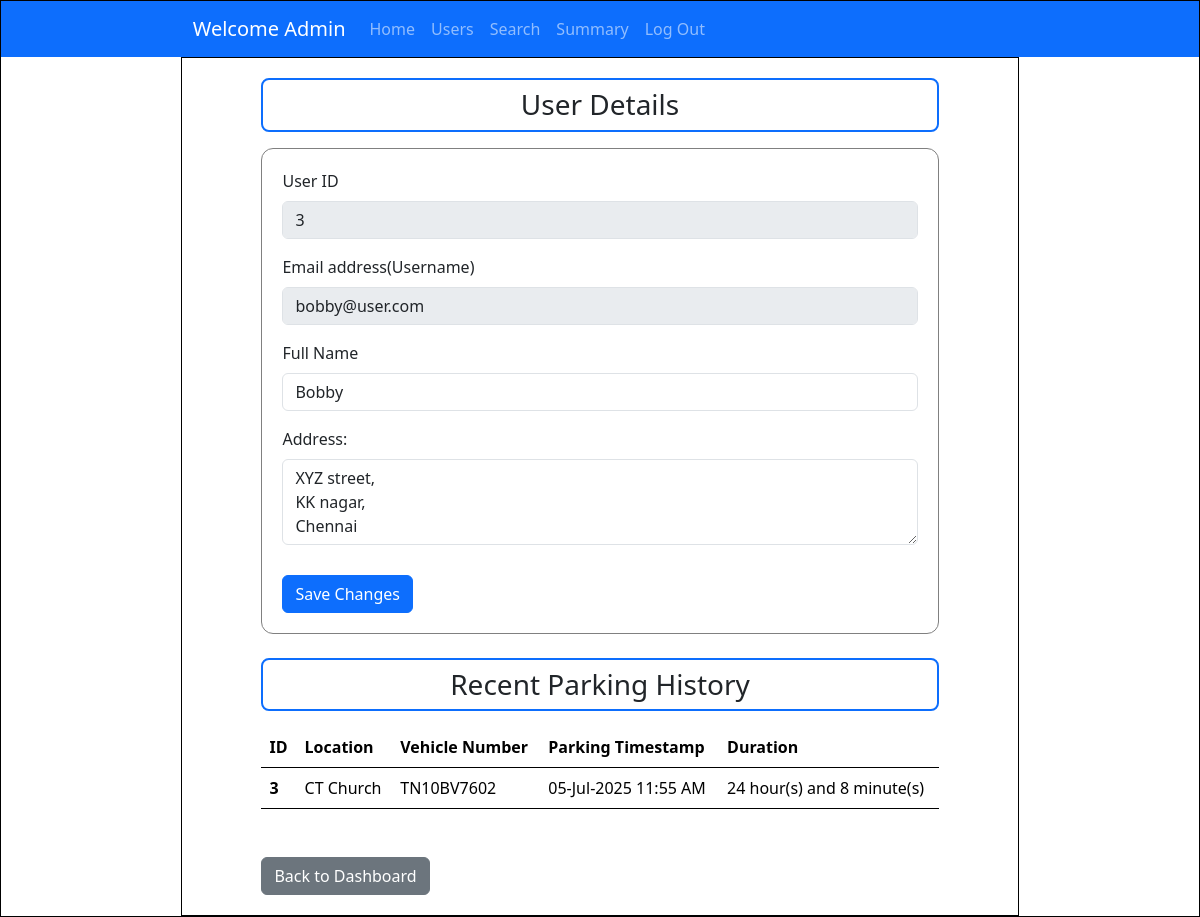
Page /user_details/3 on the earlier database version.
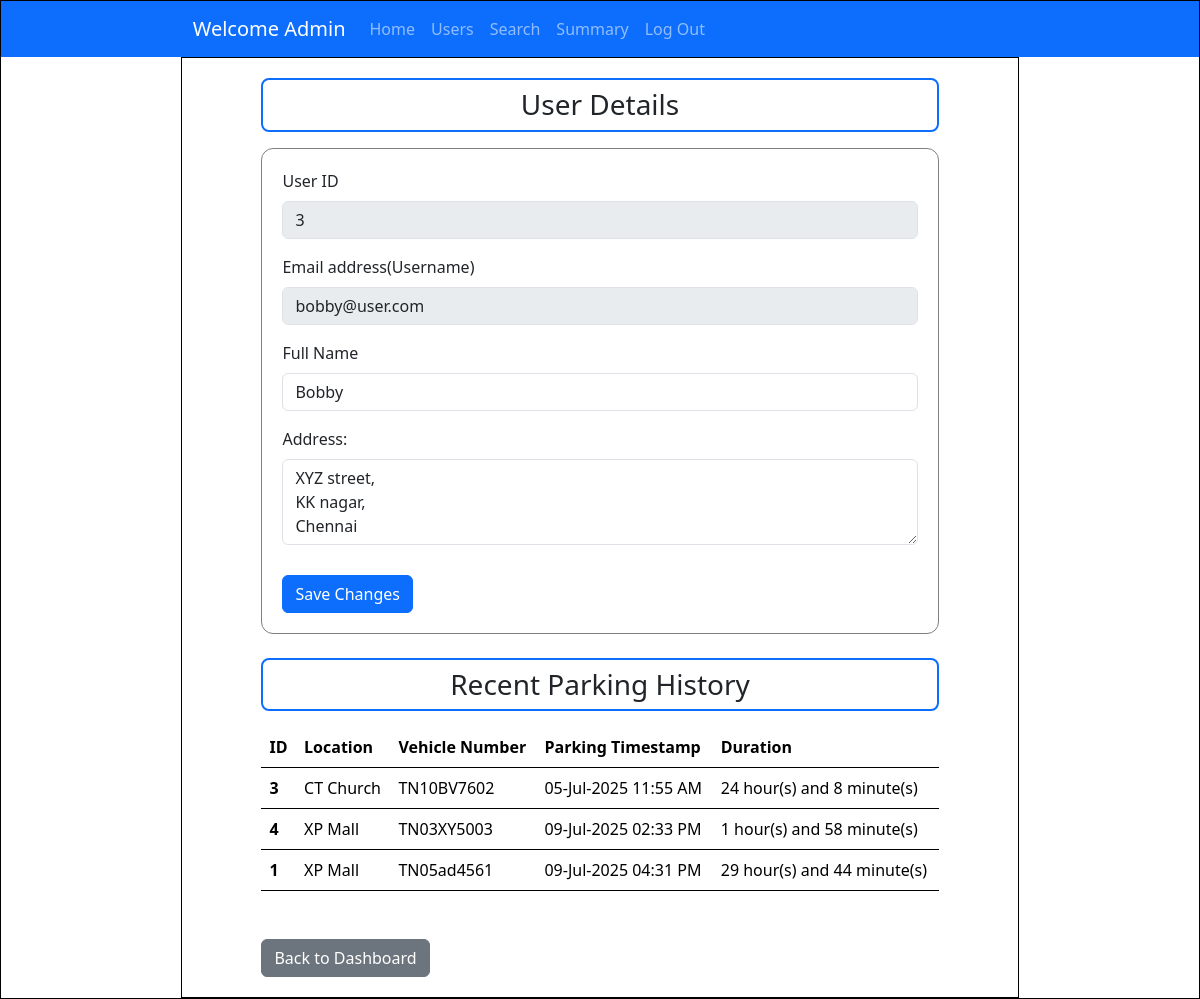
Same page on the later database version.
### controllers/models.py (models this page shows)
class ParkingLot(db.Model):
    id = db.Column(db.Integer, primary_key = True)
    prime_location_name = db.Column(db.String, nullable=False)
    price = db.Column(db.Integer, nullable=False)
    address = db.Column(db.String, nullable=False)
    pincode = db.Column(db.Integer,nullable = False)
    maximum_spots = db.Column(db.Integer, nullable=False)
    active = db.Column(db.Boolean, nullable=False, default=True)
    spots = db.relationship('ParkingSpot', backref='lot')

class Reservation(db.Model):
    id = db.Column(db.Integer, primary_key = True)
    spot_id = db.Column(db.Integer, db.ForeignKey('parking_spot.id'), nullable=False)
    user_id = db.Column(db.Integer, db.ForeignKey('user.id'), nullable = False)
    lot_id = db.Column(db.Integer, db.ForeignKey('parking_lot.id'), nullable = False)
    parking_timestamp = db.Column(db.DateTime(timezone=True), nullable=False)
    leaving_timestamp = db.Column(db.DateTime(timezone=True), nullable=True)
    parking_price = db.Column(db.Integer, nullable=False)
    cost = db.Column(db.Integer, nullable=True)
    vehicle_no = db.Column(db.String, nullable=False)

### controllers/controller.py (the view)
@app.route('/user_details/<int:user_id>', methods=["GET","POST"])
def user_details(user_id):
    user=User.query.filter_by(id=user_id).first()
    reservations = Reservation.query.filter_by(user_id=user_id)
    parking_history = []
    for event in reservations:
        lot = ParkingLot.query.filter_by(id=event.lot_id).first()
        duration='Not yet released'
        if event.leaving_timestamp!=None:
            total_minutes = int((event.leaving_timestamp - event.parking_timestamp).total_seconds() / 60)
            duration = "{} hour(s) and {} minute(s)".format(total_minutes//60, total_minutes%60 )
        parking_history.append({"booking": event, "lot": lot, "duration": duration })
    if request.method == "POST":
        user.name=request.form.get("name")
        user.address=request.form.get("address")
        db.session.commit()
        return redirect(url_for("user_details", user_id=user.id))
    return render_template("user_details.html",user=user, history=parking_history)

### templates/user_details.html (shortened to what this page needs)
<!DOCTYPE html>
<html lang="en">
<head>
    <link href="https://cdn.jsdelivr.net/npm/bootstrap@5.3.6/dist/css/bootstrap.min.css" rel="stylesheet"
>
    <link rel="stylesheet" href="../static/style.css">
</head>
<body>
    <div id="main">
        <nav class="navbar navbar-expand-lg bg-primary" data-bs-theme="dark">
            <div class="container-fluid">
                <a class="navbar-brand" href="#">Welcome Admin</a>
                <div class="collapse navbar-collapse" id="navbarNavAltMarkup">
                    <div class="navbar-nav">
                        <a class="nav-link" href="/admin_dashboard">Home</a>
                        <a class="nav-link" href="/admin_dashboard/users">Users</a>
                        <a class="nav-link" href="/admin_dashboard/search">Search</a>
                        <a class="nav-link" href="/admin_dashboard/summary">Summary</a>
                        <a class="nav-link" href="/login">Log Out</a>
                    </div>
                </div>
            </div>
        </nav>
        <div id="canvas">
            <div class="h3 text-center pt-2 pb-2 mb-3 rounded-3 border border-2 border-primary" style="margin: auto; width: 85%;">User Details</div>
            <div id="form-body" style="width: 85%; margin-top: 0px; margin:auto;">
                <form action="/user_details/{{ user.id }}" method="post">
                    <div class="mb-3">
                        <label for="userid" class="form-label">User ID</label>
                        <input class="form-control" type="text" name="user_id" value="{{ user.id }}"
                            aria-label="readonly input example" disabled readonly>
                    </div>
                    <div class="mb-3">
                            <label for="username" class="form-label">Email address(Username)</label>
                            <input class="form-control" type="text" name="username" value="{{ user.username }}"
                            aria-label="readonly input example" disabled readonly>
                        </div>
                    <div class="mb-3">
                        <label for="name" class="form-label">Full Name</label>
                        <input class="form-control" type="text" name="name" value="{{ user.name }}"
                            >
                    </div>
                    <div class="mb-3">
                        <label for="vehicle_no" class="form-label">Address:</label>
                        <textarea class="form-control" name="address" id="address" rows="3">{{ user.address }}</textarea>
                    </div>
                    <div style="margin-top: 30px;">
                        <input type="submit" class="btn btn-primary" value="Save Changes">
                    </div>
                </form>
            </div>
            <div class="h3 text-center pt-2 pb-2 mb-3 mt-4 rounded-3 border border-2 border-primary" style="margin: auto; width: 85%;">Recent Parking History</div>
            <table class="table mb-5" style="margin: auto; width: 85%; border: 2px;">
                <thead>
                    <tr>
                        <th scope="col">ID</th>
                        <th scope="col">Location</th>
                        <th scope="col">Vehicle Number</th>
                        <th scope="col">Parking Timestamp</th>
                        <th scope="col">Duration</th>
                    </tr>
                </thead>
                <tbody>
                    {% for event in history %}
                    <tr>
                        <th scope="row">{{ event.lot.id }}</th>
                        <td>{{ event.lot.prime_location_name }}</td>
                        <td>{{ event.booking.vehicle_no }}</td>
                        <td>{{ event.booking.parking_timestamp.strftime('%d-%b-%Y %I:%M %p') }}</td>
                        <td>{{ event.duration }}</td>
                    </tr>
                    {% endfor %}
                </tbody>
            </table>
            <a href="/admin_dashboard/users" class="btn btn-secondary" style="margin-left: 7.5%;">Back to Dashboard</a>
        </div>
    </div>
</body>
</html>

Differences in the rows shown:
now on this page (row unchanged): ParkingLot: lot.id "4", lot.prime_location_name "XP Mall"
added Reservation: booking.vehicle_no "TN03XY5003", booking.parking_timestamp "09-Jul-2025 02:33 PM"
now on this page (row unchanged): ParkingLot: lot.id "1", lot.prime_location_name "XP Mall"
added Reservation: booking.vehicle_no "TN05ad4561", booking.parking_timestamp "09-Jul-2025 04:31 PM"
Other differences:
new list line: "1 hour(s) and 58 minute(s)"
new list line: "29 hour(s) and 44 minute(s)"
